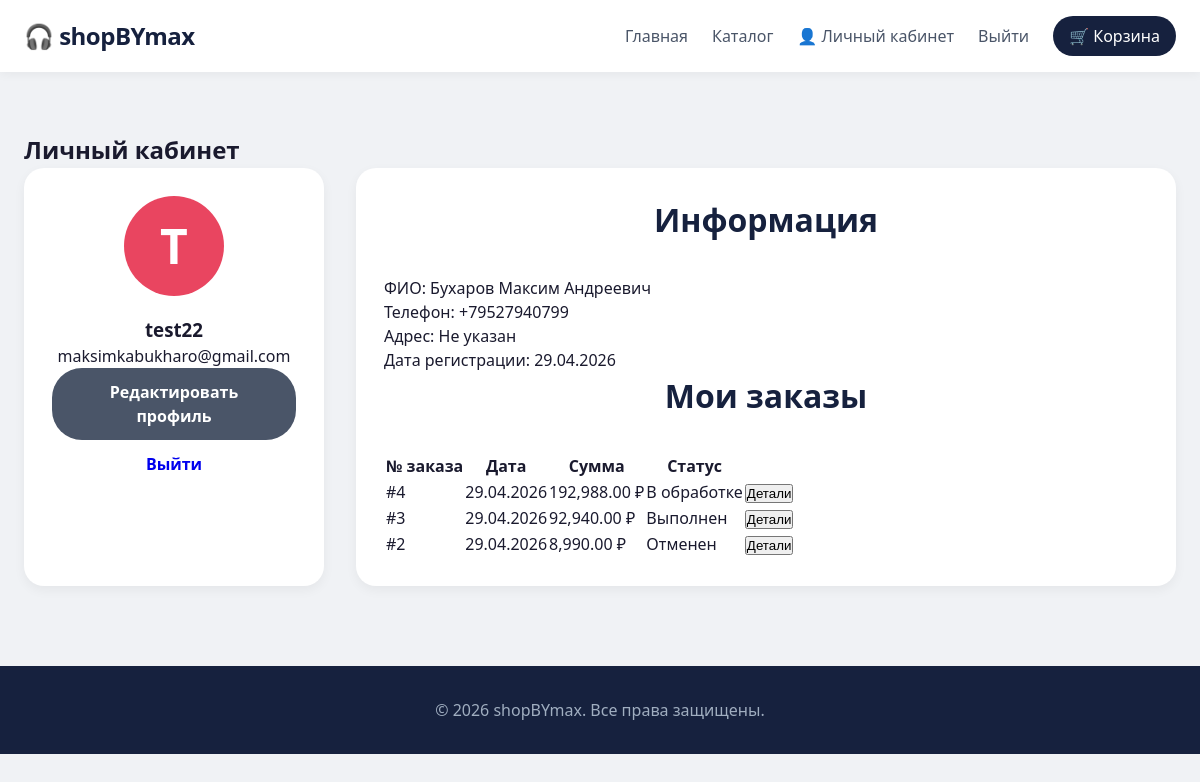
/profile.php (signed in), run on the app's committed database.
### tables this page shows
CREATE TABLE `users` (
  `user_id` int(11) NOT NULL,
  `username` varchar(50) NOT NULL,
  `password` varchar(255) NOT NULL,
  `user_role` enum('admin','manager','user') DEFAULT 'user',
  `email` varchar(100) NOT NULL,
  `created_at` datetime DEFAULT current_timestamp(),
  `full_name` varchar(150) DEFAULT NULL,
  `phone` varchar(20) DEFAULT NULL,
  `address` text DEFAULT NULL
);

CREATE TABLE `orders` (
  `order_id` int(11) NOT NULL,
  `user_id` int(11) NOT NULL,
  `total_amount` decimal(10,2) NOT NULL,
  `created_at` datetime DEFAULT current_timestamp(),
  `status` enum('pending','processing','completed','cancelled') DEFAULT 'pending',
  `delivery_address` text DEFAULT NULL,
  `delivery_method` varchar(50) DEFAULT NULL,
  `payment_method` varchar(50) DEFAULT NULL
);

### profile.php (the view, shortened to what this page needs)
<?php
require_once 'includes/db.php';
$user_id = $_SESSION['user_id'];
$sql = "SELECT * FROM users WHERE user_id = ?";
$stmt = $conn->prepare($sql);
$stmt->bind_param("i", $user_id);
$stmt->execute();
$user = $stmt->get_result()->fetch_assoc();
$sql_orders = "SELECT * FROM orders WHERE user_id = ? ORDER BY created_at DESC";
$stmt_orders = $conn->prepare($sql_orders);
$stmt_orders->bind_param("i", $user_id);
$stmt_orders->execute();
$orders = $stmt_orders->get_result();
include 'includes/header.php';
?>
<section class="profile-section">
    <div class="container">
        <h1>Личный кабинет</h1>
        <div class="profile-content">
            <div class="profile-sidebar">
                <div class="profile-user">
                    <div class="avatar"><?= strtoupper(substr($user['username'], 0, 1)) ?></div>
                    <h3><?= htmlspecialchars($user['username']) ?></h3>
                    <p><?= htmlspecialchars($user['email']) ?></p>
                    <a href="edit_profile.php" class="btn btn-secondary">Редактировать профиль</a>
                    <a href="logout.php" class="btn btn-danger">Выйти</a>
                </div>
            </div>
            <div class="profile-main">
                <div class="profile-info">
                    <h2>Информация</h2>
                    <div class="info-row">
                        <span>ФИО:</span>
                        <span><?= htmlspecialchars($user['full_name'] ?? 'Не указано') ?></span>
                    </div>
                    <div class="info-row">
                        <span>Телефон:</span>
                        <span><?= htmlspecialchars($user['phone'] ?? 'Не указан') ?></span>
                    </div>
                    <div class="info-row">
                        <span>Адрес:</span>
                        <span><?= htmlspecialchars($user['address'] ?? 'Не указан') ?></span>
                    </div>
                    <div class="info-row">
                        <span>Дата регистрации:</span>
                        <span><?= date('d.m.Y', strtotime($user['created_at'])) ?></span>
                    </div>
                </div>
                <div class="profile-orders">
                    <h2>Мои заказы</h2>
                    <?php if ($orders && $orders->num_rows > 0): ?>
                        <table class="orders-table">
                            <thead>
                                <tr>
                                    <th>№ заказа</th>
                                    <th>Дата</th>
                                    <th>Сумма</th>
                                    <th>Статус</th>
                                    <th></th>
                                </tr>
                            </thead>
                            <tbody>
                                <?php while ($order = $orders->fetch_assoc()): ?>
                                    <tr>
                                        <td>#<?= $order['order_id'] ?></td>
                                        <td><?= date('d.m.Y', strtotime($order['created_at'])) ?></td>
                                        <td><?= number_format($order['total_amount'], 2) ?> ₽</td>
                                        <td>
                                            <span class="status-<?= $order['status'] ?>">
                                                <?php
                                                $statuses = [
                                                    'pending' => 'Ожидает',
                                                    'processing' => 'В обработке',
                                                    'completed' => 'Выполнен',
                                                    'cancelled' => 'Отменен'
                                                ];
                                                echo $statuses[$order['status']] ?? $order['status'];
                                                ?>
                                            </span>
                                        </td>
                                        <td>
                                            <button class="btn-view-order" data-order-id="<?= $order['order_id'] ?>">Детали</button>
                                        </td>
                                    </tr>
                                <?php endwhile; ?>
                            </tbody>
                        </table>
                    <?php else: ?>
                        <p>У вас пока нет заказов</p>
                        <a href="products.php" class="btn btn-primary">Перейти в каталог</a>
                    <?php endif; ?>
                </div>
            </div>
        </div>
    </div>
</section>
<?php include 'includes/footer.php'; ?>

### assets/css/style.css (style rules this page uses)
html { overflow-y: scroll; }
body { font-family: 'Segoe UI', Tahoma, Geneva, Verdana, sans-serif; background: #f0f2f5; color: #1a1a2e; line-height: 1.5; }
* { margin: 0; padding: 0; box-sizing: border-box; }
.container { max-width: 1280px; margin: 0 auto; padding: 0 24px; }
.btn { display: inline-block; padding: 12px 28px; border: none; border-radius: 30px; cursor: pointer; text-decoration: none; font-size: 16px; font-weight: 600; transition: all 0.2s; }
.btn-secondary { background: #4a5568; color: white; }
section { margin: 60px 0; }
section h2 { font-size: 32px; margin-bottom: 32px; color: #16213e; text-align: center; }
.profile-content { display: grid; grid-template-columns: 300px 1fr; gap: 32px; }
.profile-sidebar { background: white; padding: 28px; border-radius: 20px; text-align: center; box-shadow: 0 4px 12px rgba(0,0,0,0.05); }
.avatar { width: 100px; height: 100px; background: #e94560; color: white; font-size: 48px; font-weight: bold; display: flex; align-items: center; justify-content: center; border-radius: 50%; margin: 0 auto 20px; }
.profile-main { background: white; padding: 28px; border-radius: 20px; box-shadow: 0 4px 12px rgba(0,0,0,0.05); }
* { transition: all 0.2s ease; }

### data on the page
users: username "T", username "test22", email "maksimkabukharo@gmail.com", full_name "Бухаров Максим Андреевич", phone "+79527940799", address "Не указан", created_at "29.04.2026"
orders: order_id "4", created_at "29.04.2026", total_amount "192,988.00", status "В обработке"
orders: order_id "3", created_at "29.04.2026", total_amount "92,940.00", status "Выполнен"
orders: order_id "2", created_at "29.04.2026", total_amount "8,990.00", status "Отменен"
